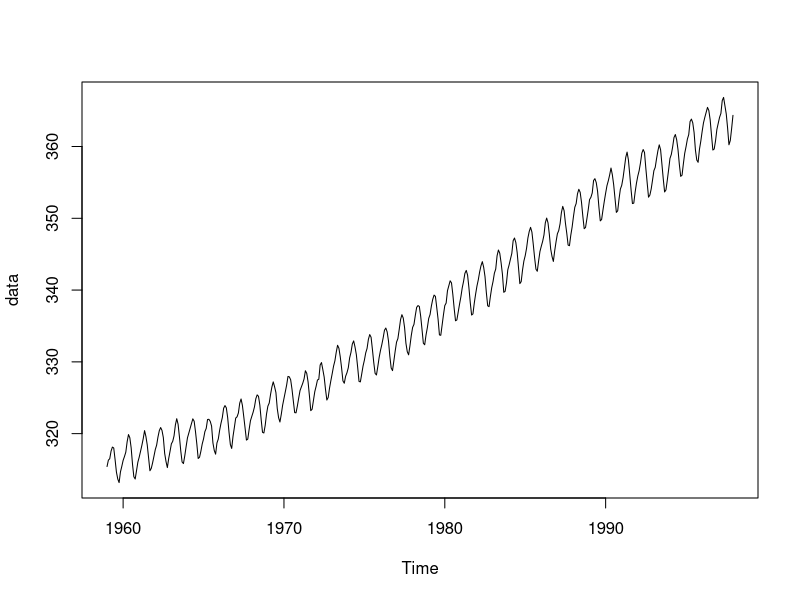
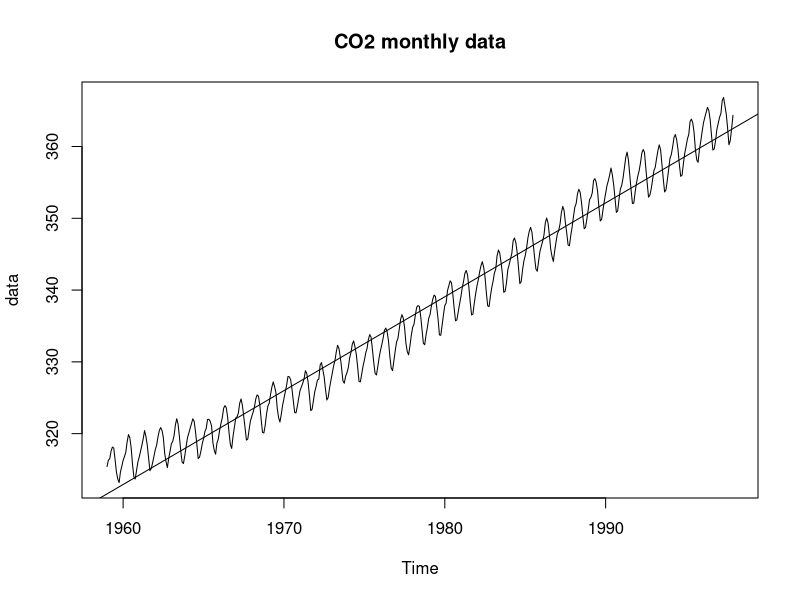
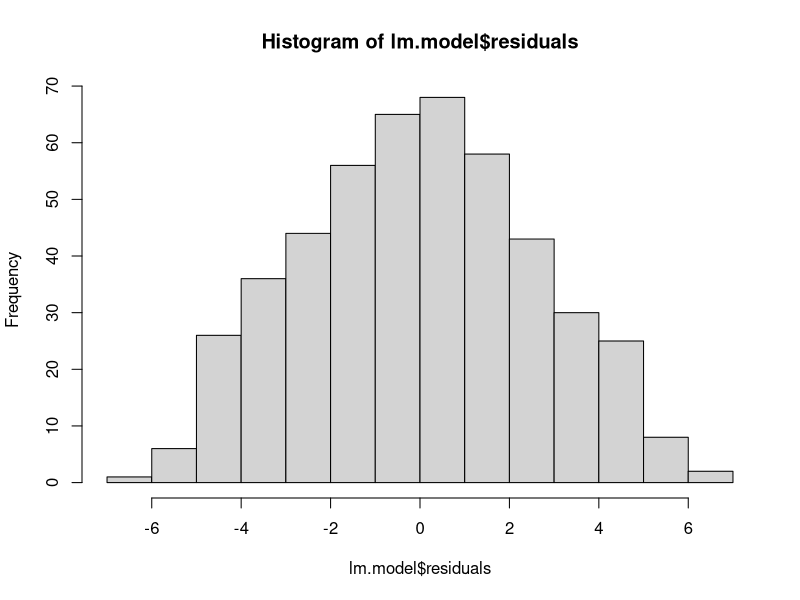
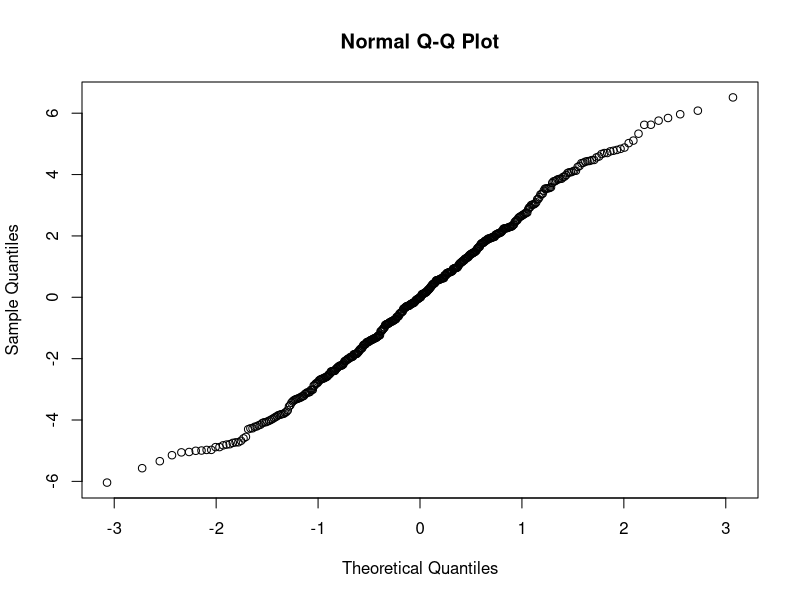
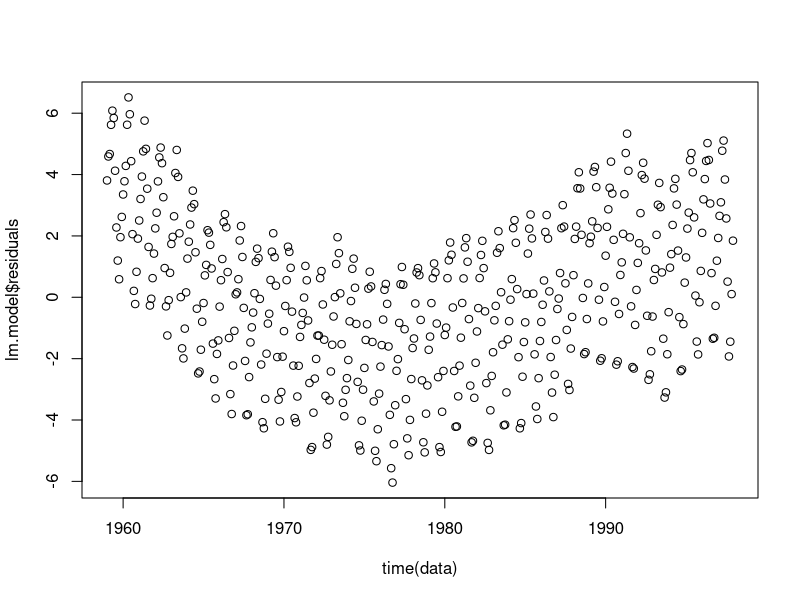

These figures' R source, in order:
data=co2
#View(data)
plot(data)
#class(data)

### Linear Regression on Time Series Data
lm.model=lm(data~time(data))
plot(data,main="CO2 monthly data")
abline(lm.model)
hist(lm.model$residuals)
qqnorm(lm.model$residuals)
plot(time(data),lm.model$residuals)
